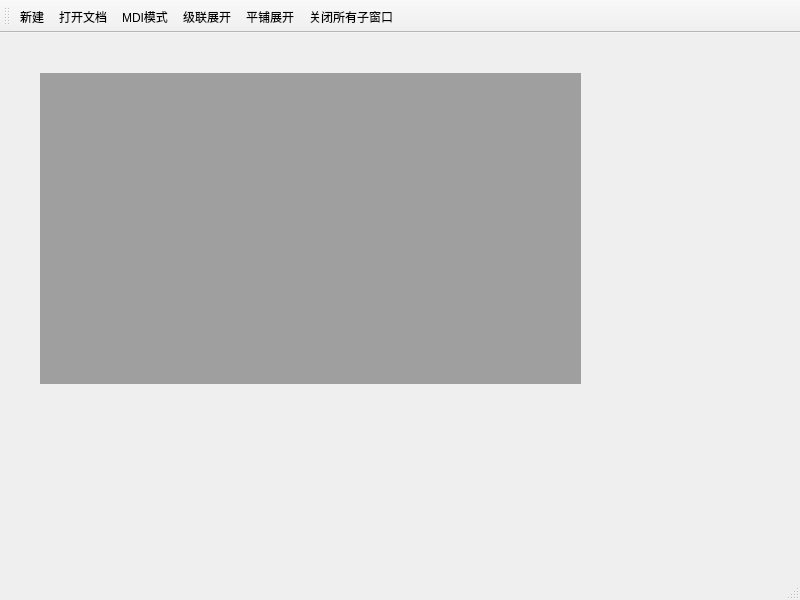
<?xml version="1.0" encoding="UTF-8"?>
<ui version="4.0">
 <class>QHMainWindow</class>
 <widget class="QMainWindow" name="QHMainWindow">
  <property name="geometry">
   <rect>
    <x>0</x>
    <y>0</y>
    <width>800</width>
    <height>600</height>
   </rect>
  </property>
  <property name="windowTitle">
   <string>MainWindow</string>
  </property>
  <widget class="QWidget" name="centralwidget">
   <widget class="QMdiArea" name="mdiArea">
    <property name="geometry">
     <rect>
      <x>40</x>
      <y>40</y>
      <width>541</width>
      <height>311</height>
     </rect>
    </property>
   </widget>
  </widget>
  <widget class="QMenuBar" name="menubar">
   <property name="geometry">
    <rect>
     <x>0</x>
     <y>0</y>
     <width>800</width>
     <height>17</height>
    </rect>
   </property>
  </widget>
  <widget class="QStatusBar" name="statusbar"/>
  <widget class="QToolBar" name="toolBar">
   <property name="windowTitle">
    <string>toolBar</string>
   </property>
   <attribute name="toolBarArea">
    <enum>TopToolBarArea</enum>
   </attribute>
   <attribute name="toolBarBreak">
    <bool>false</bool>
   </attribute>
   <addaction name="actDocNew"/>
   <addaction name="actDocOpen"/>
   <addaction name="actViewMode"/>
   <addaction name="actCascade"/>
   <addaction name="actTile"/>
   <addaction name="actCloseALL"/>
  </widget>
  <action name="actDocNew">
   <property name="text">
    <string>新建</string>
   </property>
  </action>
  <action name="actDocOpen">
   <property name="text">
    <string>打开文档</string>
   </property>
  </action>
  <action name="actCascade">
   <property name="text">
    <string>级联展开</string>
   </property>
  </action>
  <action name="actTile">
   <property name="text">
    <string>平铺展开</string>
   </property>
  </action>
  <action name="actCloseALL">
   <property name="text">
    <string>关闭所有子窗口</string>
   </property>
  </action>
  <action name="actViewMode">
   <property name="checkable">
    <bool>true</bool>
   </property>
   <property name="text">
    <string>MDI模式</string>
   </property>
  </action>
 </widget>
 <resources/>
 <connections/>
</ui>
